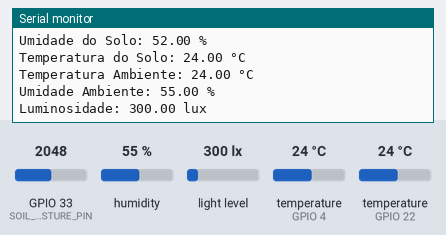
Bench run of a sketch on a simulated ESP32. On the bench: the last lines printed to the serial monitor. The inputs (shaded band) are chosen by the test bench; at power-on: humidity 55 %, light level 300 lx, temperature (sensors on GPIO 4, GPIO 22) 24 °C, GPIO 33 (SOIL_MOISTURE_PIN) = 2048. WiFi joins after 1.5 s; servers stay silent unless stated; no MQTT or app messages arrive unless stated.

Above: at 2.7 s.
2.8 s: humidity set to 22 %
At 4.8 s:
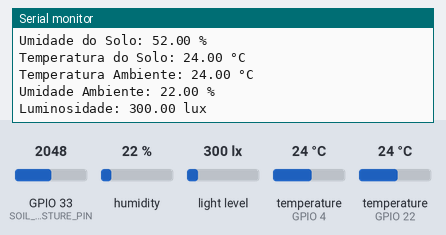
4.9 s: light level set to 40 lx
At 6.7 s:
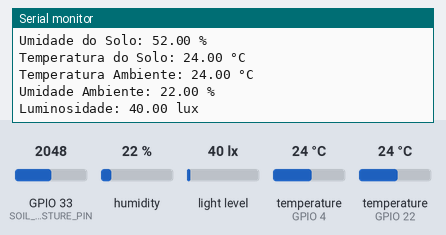
7.0 s: temperature (sensor on GPIO 4) set to 12 °C
9.1 s: GPIO 33 (SOIL_MOISTURE_PIN) set to 2866
11.2 s: temperature (sensor on GPIO 22) set to 12 °C
13.3 s: light level set to 500 lx
At 14.6 s:
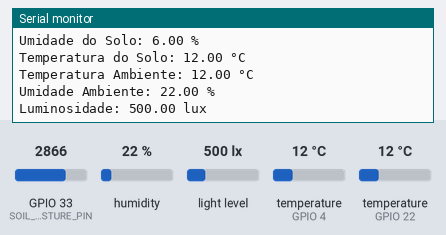
Timing chart, 0 to 16.3 s (numbered marks = the images above; inputs shaded):
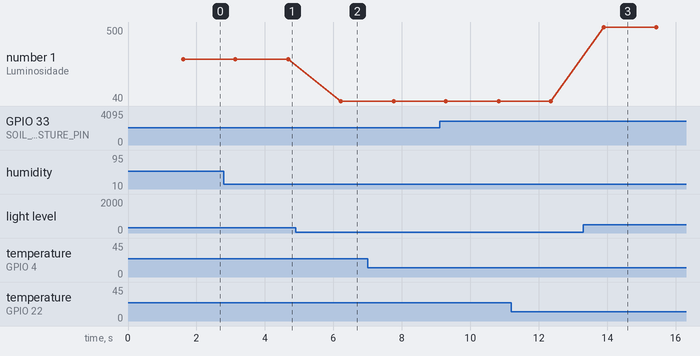

Measured:
- after the input at 2.8 s, the serial monitor: prints a new line after 1.9 s (image 1)
- after the input at 4.9 s, the serial monitor: prints a new line after 1.3 s (image 2)
- after the input at 13.3 s, the serial monitor: prints a new line after 0.60 s (image 3)
- plotted number 1: 300 → 40 after the input at 4.9 s, 40 → 500 after the input at 13.3 s

The sketch:

MonitoramentoHorta_ESP32.ino
```cpp
#include <Wire.h>
#include <Adafruit_Sensor.h>
#include <Adafruit_BME280.h>
#include <OneWire.h>
#include <DallasTemperature.h>
#include <DHT.h>
#include <WiFi.h>
#include <PubSubClient.h>
#include <BH1750.h> // Biblioteca para o sensor de luminosidade BH1750
#include <WiFiManager.h> // Adicione esta biblioteca para o WiFiManager

// Pinos dos sensores
#define SOIL_MOISTURE_PIN 33
#define DHTPIN 22
const int pinDS18B20 = 4; // Altere para corresponder ao seu pino

// Definições do sensor DHT11
#define DHTTYPE DHT11
DHT dht(DHTPIN, DHTTYPE);

// Objeto OneWire para a comunicação com o sensor DS18B20
OneWire oneWire(pinDS18B20);

// Objeto DallasTemperature para o gerenciamento do sensor DS18B20
DallasTemperature sensors(&oneWire);

// Pino do sensor BH1750
#define SDA_PIN 16 // Pino GPIO16 para SDA
#define SCL_PIN 17 // Pino GPIO17 para SCL
BH1750 lightMeter;

// Calibração do sensor de umidade do solo
const int valorMinimoSeco = 2985;
const int valorMaximoMolhado = 1185;

// Endereço do sensor DS18B20 (substitua com o seu endereço)
DeviceAddress sensorAddress = {0xB0, 0x51, 0xFC, 0x3F, 0x94, 0x1C, 0xFC, 0x3F};

// WiFi
WiFiManager wifiManager; // Instanciar o WiFiManager

// MQTT
const char *mqttServer = "XXX.XXX.XXX.XXX"; // inclua usuário e senha se necessário, conforme a biblioteca PubSubClient.h
const int mqttPort = 1883;
const char *temperatureTopic = "sensor/temperatura/horta";
const char *soilMoistureTopic = "sensor/umidade_solo/horta";
const char *soilTemperatureTopic = "sensor/temperatura_solo/horta";
const char *humidityTopic = "sensor/umidade/horta";
const char *lightTopic = "sensor/luminosidade/horta"; // Tópico para luminosidade

WiFiClient wifiClient;
PubSubClient client(wifiClient);

void setup()
{
  Serial.begin(115200);

  // Configurar os pinos SDA e SCL
  Wire.begin(SDA_PIN, SCL_PIN);

  // Inicializar sensores
  dht.begin();
  sensors.begin();
  sensors.setResolution(sensorAddress, 12); // Configura a resolução do sensor
  sensors.setWaitForConversion(false); // Configura para leitura não bloqueante
  sensors.requestTemperaturesByAddress(sensorAddress); // Solicita a temperatura pelo endereço

  // Inicializar o sensor BH1750
  lightMeter.begin(BH1750::CONTINUOUS_HIGH_RES_MODE);

  // Inicializar Wi-Fi e MQTT
  setupWiFi();
  setupMQTT();

  Serial.println("Dispositivo iniciado.");
}

void loop()
{
  client.loop();

  // Leitura dos sensores
  int soilMoistureRaw = analogRead(SOIL_MOISTURE_PIN);
  float soilMoisture = map(soilMoistureRaw, valorMinimoSeco, valorMaximoMolhado, 0, 100);
  soilMoisture = constrain(soilMoisture, 0, 100);

  sensors.requestTemperatures();
  float soilTemperature = sensors.getTempCByIndex(0);

  float temperature = dht.readTemperature();
  float humidity = dht.readHumidity();

  // Leitura da luminosidade
  float lightLevel = lightMeter.readLightLevel();

  // Imprimir os valores lidos no monitor serial
  Serial.print("Umidade do Solo: ");
  Serial.print(soilMoisture);
  Serial.println(" %");
  Serial.print("Temperatura do Solo: ");
  Serial.print(soilTemperature);
  Serial.println(" °C");
  Serial.print("Temperatura Ambiente: ");
  Serial.print(temperature);
  Serial.println(" °C");
  Serial.print("Umidade Ambiente: ");
  Serial.print(humidity);
  Serial.println(" %");
  Serial.print("Luminosidade: ");
  Serial.print(lightLevel);
  Serial.println(" lux");

  // Publicar os valores lidos nos respectivos tópicos MQTT
  char buffer[10];

  dtostrf(temperature, 4, 2, buffer);
  client.publish(temperatureTopic, buffer);

  dtostrf(soilMoisture, 4, 2, buffer);
  client.publish(soilMoistureTopic, buffer);

  dtostrf(soilTemperature, 4, 2, buffer);
  client.publish(soilTemperatureTopic, buffer);

  dtostrf(humidity, 4, 2, buffer);
  client.publish(humidityTopic, buffer);

  dtostrf(lightLevel, 4, 2, buffer);
  client.publish(lightTopic, buffer);

  delay(1500); // Aguardar 1,5 segundos antes da próxima leitura
}

void setupWiFi()
{
  // Iniciar o WiFiManager
  wifiManager.autoConnect("MonitoramentoHorta-Config"); // Nome da rede WiFi do ESP32 no modo de configuração

  // Após a configuração bem-sucedida, o código continuará a partir deste ponto
  Serial.println("Conectado à rede Wi-Fi");
  Serial.print("Endereço IP: ");
  Serial.println(WiFi.localIP());
}

void setupMQTT()
{
  client.setServer(mqttServer, mqttPort);

  while (!client.connected())
  {
    Serial.println("Conectando-se ao broker MQTT...");

    if (client.connect("Sensores_Horta"))
    {
      Serial.println("Conectado ao broker MQTT");
    }
    else
    {
      Serial.print("Falha na conexão com o broker MQTT, estado: ");
      Serial.print(client.state());
      Serial.println(" Tentando novamente em 5 segundos...");
      delay(5000);
    }
  }
}
```
